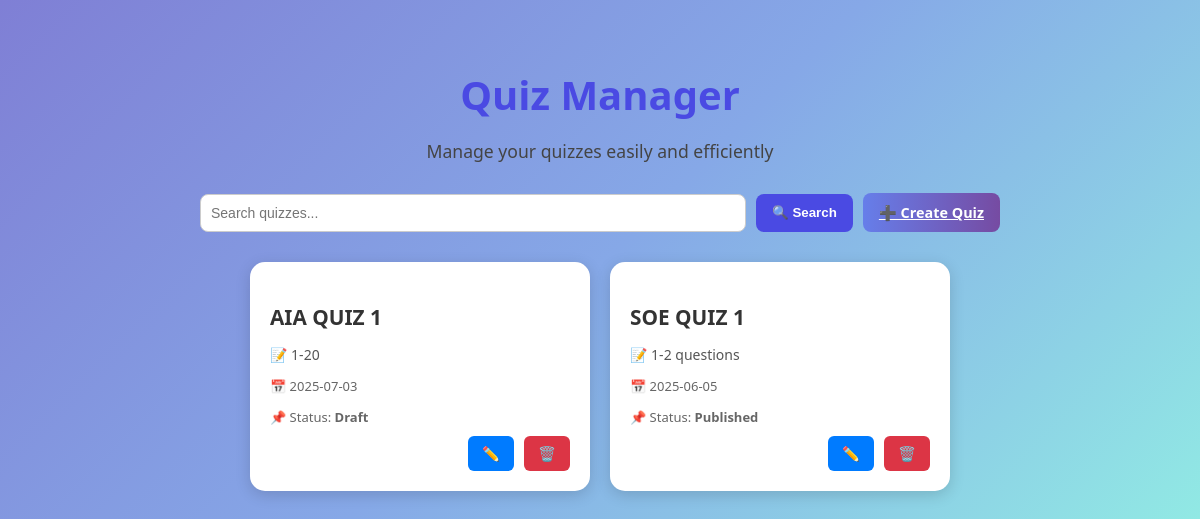
Page /teacher/quiz.php (signed in) on the committed database.
### tables this page shows
CREATE TABLE `quizzes` (
  `id` int(11) NOT NULL,
  `teacher_id` int(11) NOT NULL,
  `title` varchar(255) NOT NULL,
  `description` text DEFAULT NULL,
  `status` enum('Draft','Published') DEFAULT 'Draft',
  `created_at` timestamp NOT NULL DEFAULT current_timestamp(),
  `updated_at` timestamp NOT NULL DEFAULT current_timestamp() ON UPDATE current_timestamp(),
  `course_id` int(11) NOT NULL,
  `section_id` int(11) NOT NULL,
  `year_level` varchar(50) DEFAULT NULL
);

### teacher/quiz.php (the view, shortened to what this page needs)
<?php
require_once('../includes/db.php');
$teacher_id = $_SESSION['user_id'] ?? null;
$search = $_GET['search'] ?? '';
$search_param = "%$search%";
$stmt = $conn->prepare("SELECT id, title, description, created_at, status FROM quizzes WHERE teacher_id = ? AND (title LIKE ? OR description LIKE ?) ORDER BY created_at DESC");
$stmt->bind_param("iss", $teacher_id, $search_param, $search_param);
$stmt->execute();
$result = $stmt->get_result();
?>
<!DOCTYPE html>
<html lang="en">
<head>
</head>
<body>
<header>
    <h1>Quiz Manager</h1>
    <p>Manage your quizzes easily and efficiently</p>
</header>
<div class="top-bar">
    <form method="GET" class="search-bar">
        <input type="text" name="search" value="<?= htmlspecialchars($search) ?>" placeholder="Search quizzes...">
        <button type="submit">🔍 Search</button>
    </form>
    <a href="dashboard.php?section=quiz&action=create" class="create-btn">➕ Create Quiz</a>
</div>
<?php if ($result->num_rows === 0): ?>
    <p class="empty-state">📭 No quizzes found.</p>
<?php else: ?>
    <div class="quiz-grid">
        <?php while ($quiz = $result->fetch_assoc()): ?>
            <div class="quiz-card">
                <h3><?= htmlspecialchars($quiz['title']) ?></h3>
                <p class="description">📝 <?= htmlspecialchars($quiz['description']) ?></p>
                <p class="meta">📅 <?= date("Y-m-d", strtotime($quiz['created_at'])) ?></p>
                <p class="status">📌 Status: <strong><?= htmlspecialchars($quiz['status']) ?></strong></p>
                <div class="actions">
                    <a href="dashboard.php?section=quiz&action=edit&id=<?= $quiz['id'] ?>" class="btn edit">✏️</a>
                    <a href="dashboard.php?section=quiz&action=delete&id=<?= $quiz['id'] ?>" class="btn delete" onclick="return confirm('Delete this quiz?')">🗑️</a>
                </div>
            </div>
        <?php endwhile; ?>
    </div>
<?php endif; ?>
</body>
</html>

### teacher/quiz.php (style rules this page uses)
body { margin: 0; padding: 0; font-family: 'Segoe UI', sans-serif; background: linear-gradient(135deg, #7f7fd5, #86a8e7, #91eae4); color: #333; padding: 40px 20px; }
header { text-align: center; margin-bottom: 30px; color: #4a4ae3; }
header h1 { font-size: 2.5em; margin-bottom: 10px; font-weight: bold; }
header p { font-size: 1.1em; color: #444; }
.top-bar { display: flex; justify-content: space-between; align-items: center; gap: 10px; max-width: 800px; margin: 0 auto 30px; flex-wrap: wrap; }
.search-bar { display: flex; flex: 1; gap: 10px; min-width: 300px; }
.search-bar input[type="text"] { flex: 1; padding: 10px; border-radius: 8px; border: 1px solid #ccc; font-size: 14px; }
.search-bar button { background: #4a4ae3; color: white; padding: 10px 16px; border: none; border-radius: 8px; font-weight: 600; cursor: pointer; transition: background 0.3s ease; }
.create-btn { padding: 10px 16px; background: linear-gradient(to right, #667eea, #764ba2); border: none; color: white; font-size: 0.9em; border-radius: 8px; font-weight: 600; cursor: pointer; transition: 0.3s ease; white-space: nowrap; }
.quiz-grid { display: flex; flex-wrap: wrap; gap: 20px; justify-content: center; }
.quiz-card { background: white; border-radius: 15px; padding: 20px; width: 300px; box-shadow: 0 4px 15px rgba(0, 0, 0, 0.15); animation: fadeIn 0.7s ease-in; transition: transform 0.3s; }
.quiz-card h3 { margin-bottom: 10px; font-size: 1.3em; font-weight: 600; }
.quiz-card .description { color: #555; font-size: 14px; margin-bottom: 8px; }
.quiz-card .meta, .quiz-card .status { font-size: 13px; color: #666; margin-bottom: 6px; }
.quiz-card .actions { margin-top: 10px; display: flex; justify-content: flex-end; gap: 10px; }
.btn { border: none; padding: 8px 14px; border-radius: 6px; font-size: 0.9em; cursor: pointer; font-weight: bold; text-decoration: none; }
.btn.edit { background-color: #007bff; color: white; }
.btn.delete { background-color: #dc3545; color: white; }

### rows in the picture
quizzes: title "AIA QUIZ 1", description "1-20", created_at "2025-07-03", status "Draft"
quizzes: title "SOE QUIZ 1", description "1-2 questions", created_at "2025-06-05", status "Published"
